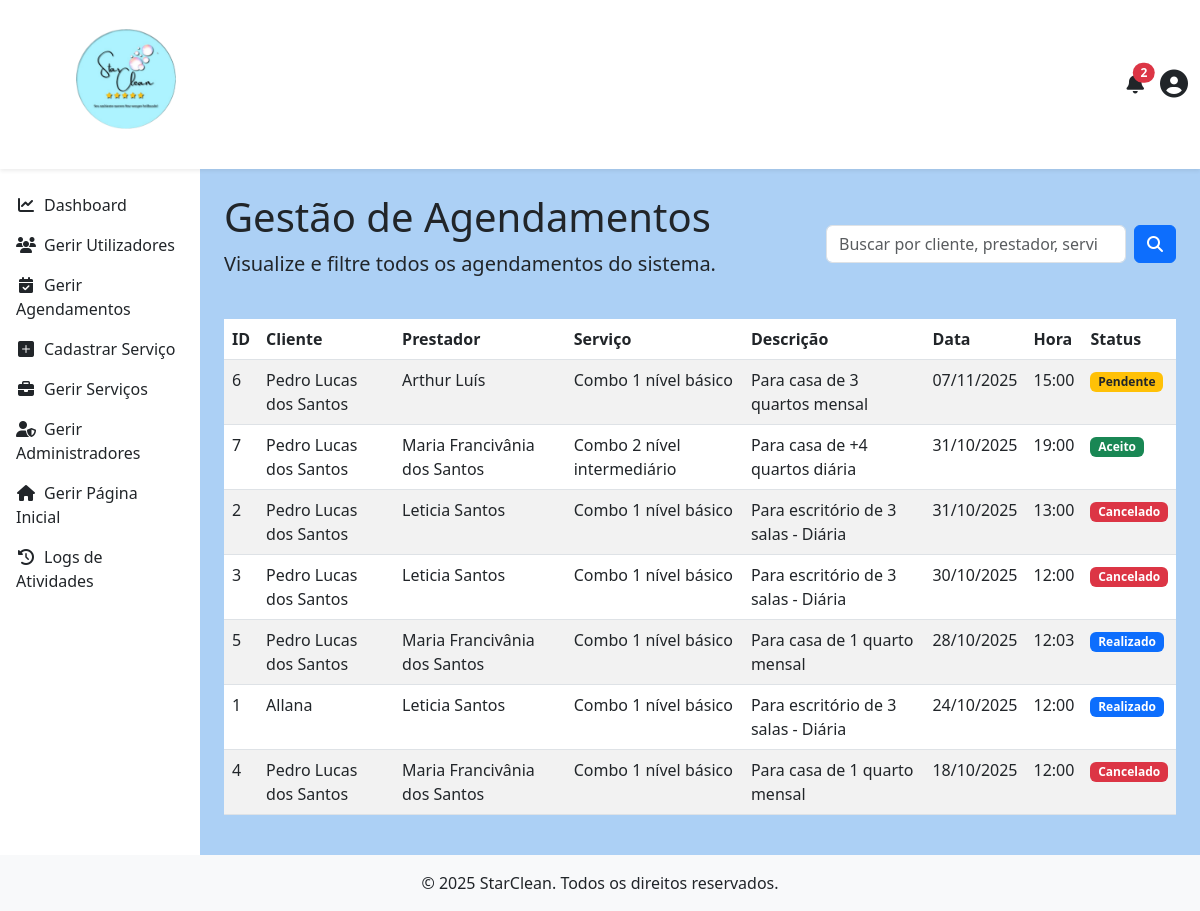
Screenshot of /admin/gerir_agendamentos.php (signed in) with the database file from the repository.
### tables this page shows
CREATE TABLE `agendamento` (
  `id` int(11) NOT NULL,
  `Cliente_id` int(11) NOT NULL,
  `Prestador_id` int(11) NOT NULL,
  `Servico_id` int(11) NOT NULL,
  `Endereco_id` int(11) NOT NULL,
  `data` date NOT NULL,
  `hora` time NOT NULL,
  `status` enum('pendente','aceito','realizado','cancelado') NOT NULL DEFAULT 'pendente',
  `observacoes` text DEFAULT NULL
);

CREATE TABLE `cliente` (
  `id` int(11) NOT NULL,
  `nome` varchar(45) NOT NULL,
  `sobrenome` varchar(45) NOT NULL,
  `email` varchar(150) NOT NULL,
  `data_nascimento` date NOT NULL,
  `telefone` varchar(20) NOT NULL,
  `cpf` varchar(14) NOT NULL,
  `password` varchar(255) NOT NULL,
  `receber_notificacoes_email` tinyint(1) NOT NULL DEFAULT 1,
  `criado_em` timestamp NOT NULL DEFAULT current_timestamp(),
  `atualizado_em` timestamp NOT NULL DEFAULT current_timestamp() ON UPDATE current_timestamp()
);

CREATE TABLE `prestador` (
  `id` int(11) NOT NULL,
  `nome` varchar(100) NOT NULL,
  `sobrenome` varchar(100) NOT NULL,
  `cpf` varchar(18) NOT NULL,
  `email` varchar(150) NOT NULL,
  `telefone` varchar(20) NOT NULL,
  `especialidade` varchar(100) NOT NULL,
  `password` varchar(255) NOT NULL,
  `receber_notificacoes_email` tinyint(1) NOT NULL DEFAULT 1,
  `descricao` text NOT NULL,
  `criado_em` timestamp NOT NULL DEFAULT current_timestamp(),
  `atualizado_em` timestamp NOT NULL DEFAULT current_timestamp() ON UPDATE current_timestamp(),
  `Administrador_id` int(11) NOT NULL
);

CREATE TABLE `servico` (
  `id` int(11) NOT NULL,
  `titulo` varchar(100) NOT NULL,
  `descricao` text NOT NULL,
  `preco` double NOT NULL,
  `duracao_estimada` time DEFAULT NULL,
  `prestador_id` int(11) NOT NULL
);

### admin/gerir_agendamentos.php (the view, shortened to what this page needs)
<?php
$agendamentos = [];
$termo_busca = $_GET['q'] ?? '';
try {
    $pdo = obterConexaoPDO();
    $params = [];
    $sql = "SELECT a.id, c.nome AS nome_cliente, p.nome AS nome_prestador,
          s.titulo AS titulo_servico, a.data, a.hora, a.status, s.descricao AS descricao_servico
         FROM Agendamento a
         JOIN Cliente c ON a.Cliente_id = c.id
         JOIN Prestador p ON a.Prestador_id = p.id
         JOIN Servico s ON a.Servico_id = s.id";
    $sql .= " ORDER BY a.data DESC, a.hora DESC";
    $stmt = $pdo->prepare($sql);
    $stmt->execute($params);
    $agendamentos = $stmt->fetchAll(PDO::FETCH_ASSOC);
} catch (PDOException $e) {
    error_log("Erro ao buscar agendamentos: " . $e->getMessage());
    $mensagem_erro = '<div class="alert alert-danger">Não foi possível carregar os agendamentos. Tente novamente mais tarde.</div>';
}
include '../includes/header.php';
include '../includes/navbar_logged_in.php';
?>
        <?php include '../includes/menu.php'; ?>
<main class="d-flex">
    <?php include '../includes/sidebar.php'; ?>
    <div class="container-fluid p-4">
        <div class="d-flex justify-content-between align-items-center mb-4">
            <div>
                <h1>Gestão de Agendamentos</h1>
                <p class="lead">Visualize e filtre todos os agendamentos do sistema.</p>
            </div>
            <form method="GET" action="gerir_agendamentos.php" class="d-flex align-items-center">
                <input class="form-control me-2" type="search" name="q" placeholder="Buscar por cliente, prestador, serviço..." value="<?= htmlspecialchars($termo_busca) ?>" style="width: 300px;">
                <button class="btn btn-primary" type="submit"><i class="fas fa-search"></i></button>
            </form>
        </div>
        <div class="table-responsive mt-4">
            <table class="table table-striped table-hover">
                <thead class="thead-dark">
                    <tr>
                        <th>ID</th>
                        <th>Cliente</th>
                        <th>Prestador</th>
                        <th>Serviço</th>
                        <th>Descrição</th>
                        <th>Data</th>
                        <th>Hora</th>
                        <th>Status</th>
                    </tr>
                </thead>
                <tbody>
                    <?php if (empty($agendamentos)): ?>
                        <tr>
                            <td colspan="8" class="text-center">Nenhum agendamento encontrado.</td>
                        </tr>
                    <?php else: ?>
                        <?php foreach ($agendamentos as $agendamento): ?>
                            <tr>
                                <td><?= htmlspecialchars($agendamento['id']) ?></td>
                                <td><?= htmlspecialchars($agendamento['nome_cliente']) ?></td>
                                <td><?= htmlspecialchars($agendamento['nome_prestador']) ?></td>
                                <td><?= htmlspecialchars($agendamento['titulo_servico']) ?></td>
                                <td><?= htmlspecialchars($agendamento['descricao_servico']) ?></td>
                                <td><?= date('d/m/Y', strtotime($agendamento['data'])) ?></td>
                                <td><?= htmlspecialchars(substr($agendamento['hora'], 0, 5)) ?></td>
                                <td>
                                    <?php
                                        $badge_class = 'bg-secondary';
                                        switch ($agendamento['status']) {
                                            case 'pendente':  $badge_class = 'bg-warning text-dark'; break;
                                            case 'aceito':    $badge_class = 'bg-success'; break;
                                            case 'realizado': $badge_class = 'bg-primary'; break;
                                            case 'cancelado': $badge_class = 'bg-danger'; break;
                                        }
                                    ?>
                                    <span class="badge <?= $badge_class ?>"><?= htmlspecialchars(ucfirst($agendamento['status'])) ?></span>
                                </td>
                            </tr>
                        <?php endforeach; ?>
                    <?php endif; ?>
                </tbody>
            </table>
        </div>
    </div>
</main>
<?php
include '../includes/footer.php';
?>

### rows the page displays
agendamento: id "6", Cliente.nome "Pedro Lucas dos Santos", Prestador.nome "Arthur Luís", Servico.titulo "Combo 1 nível básico", Servico.descricao "Para casa de 3 quartos mensal", data "07/11/2025", hora "15:00", status "Pendente"
agendamento: id "7", Cliente.nome "Pedro Lucas dos Santos", Prestador.nome "Maria Francivânia dos Santos", Servico.titulo "Combo 2 nível intermediário", Servico.descricao "Para casa de +4 quartos diária", data "31/10/2025", hora "19:00", status "Aceito"
agendamento: id "2", Cliente.nome "Pedro Lucas dos Santos", Prestador.nome "Leticia Santos", Servico.titulo "Combo 1 nível básico", Servico.descricao "Para escritório de 3 salas - Diária", data "31/10/2025", hora "13:00", status "Cancelado"
agendamento: id "3", Cliente.nome "Pedro Lucas dos Santos", Prestador.nome "Leticia Santos", Servico.titulo "Combo 1 nível básico", Servico.descricao "Para escritório de 3 salas - Diária", data "30/10/2025", hora "12:00", status "Cancelado"
agendamento: id "5", Cliente.nome "Pedro Lucas dos Santos", Prestador.nome "Maria Francivânia dos Santos", Servico.titulo "Combo 1 nível básico", Servico.descricao "Para casa de 1 quarto mensal", data "28/10/2025", hora "12:03", status "Realizado"
agendamento: id "1", Cliente.nome "Allana", Prestador.nome "Leticia Santos", Servico.titulo "Combo 1 nível básico", Servico.descricao "Para escritório de 3 salas - Diária", data "24/10/2025", hora "12:00", status "Realizado"
agendamento: id "4", Cliente.nome "Pedro Lucas dos Santos", Prestador.nome "Maria Francivânia dos Santos", Servico.titulo "Combo 1 nível básico", Servico.descricao "Para casa de 1 quarto mensal", data "18/10/2025", hora "12:00", status "Cancelado"

### other values shown
count($notifications) "2"
